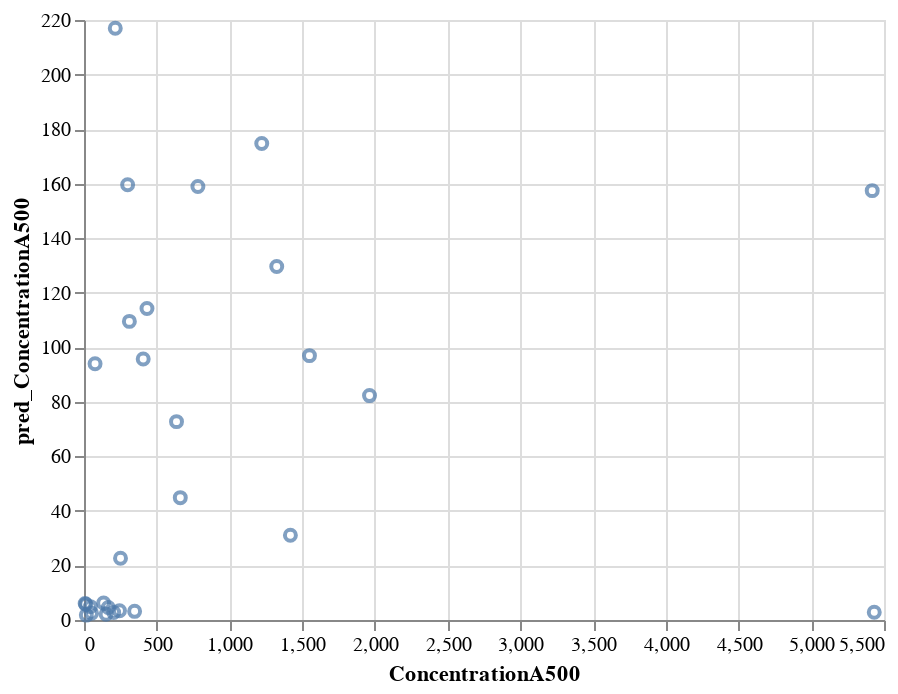

Source (notebook cell):
### Code cell
mp_added_sed_sdd['pred_ConcentrationA500'] = np.exp(0.505 + 0.0452 * mp_added_sed_sdd['perc MUD'] + 0.0249 * 2.22 * mp_added_sed_sdd['TOC'])

alt.Chart(mp_added_sed_sdd).mark_point().encode(x='ConcentrationA500',y='pred_ConcentrationA500',tooltip='Sample')
